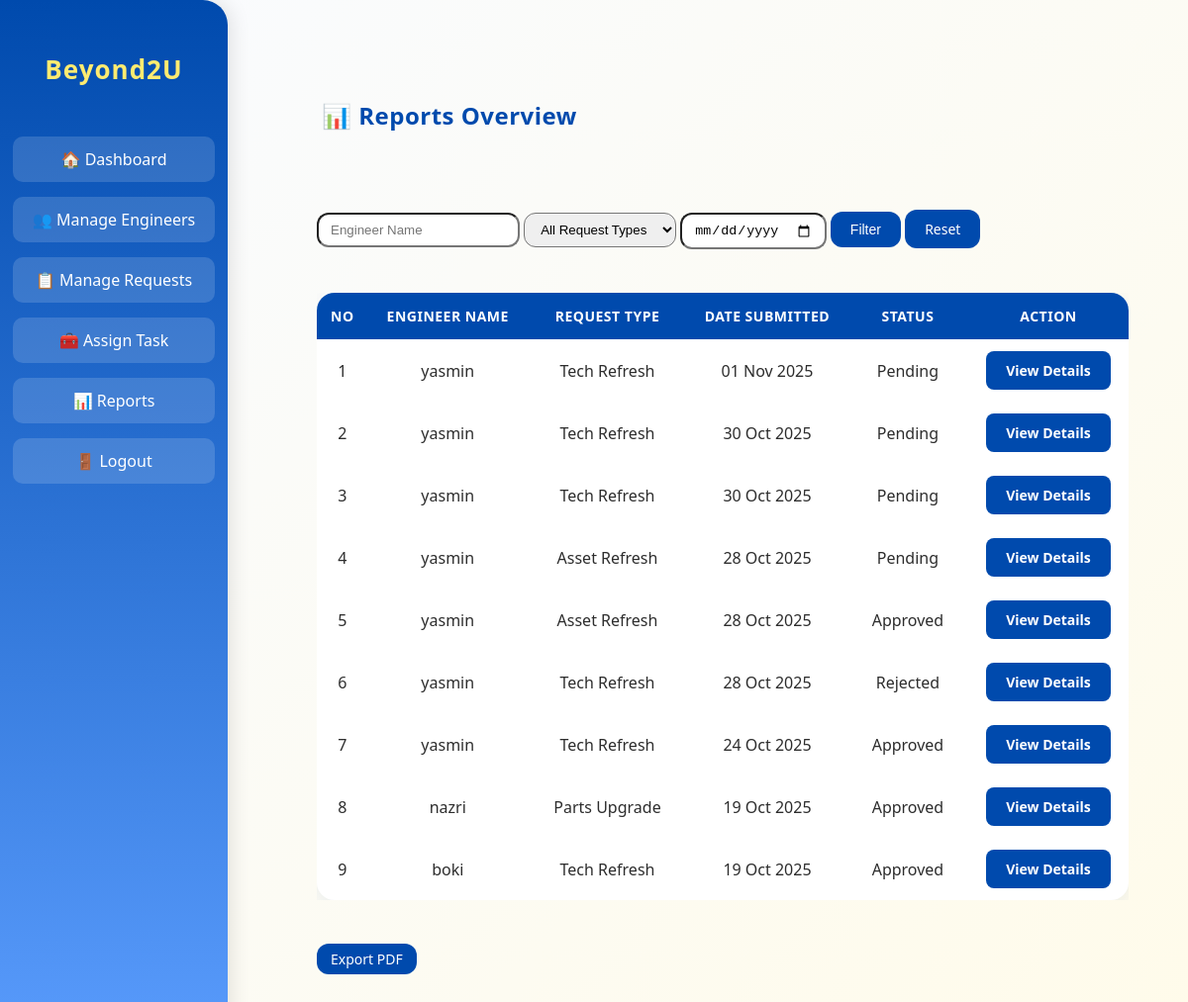
Page /beyond2u/dashboard/teamlead/reports/ (signed in) on the earlier database version.
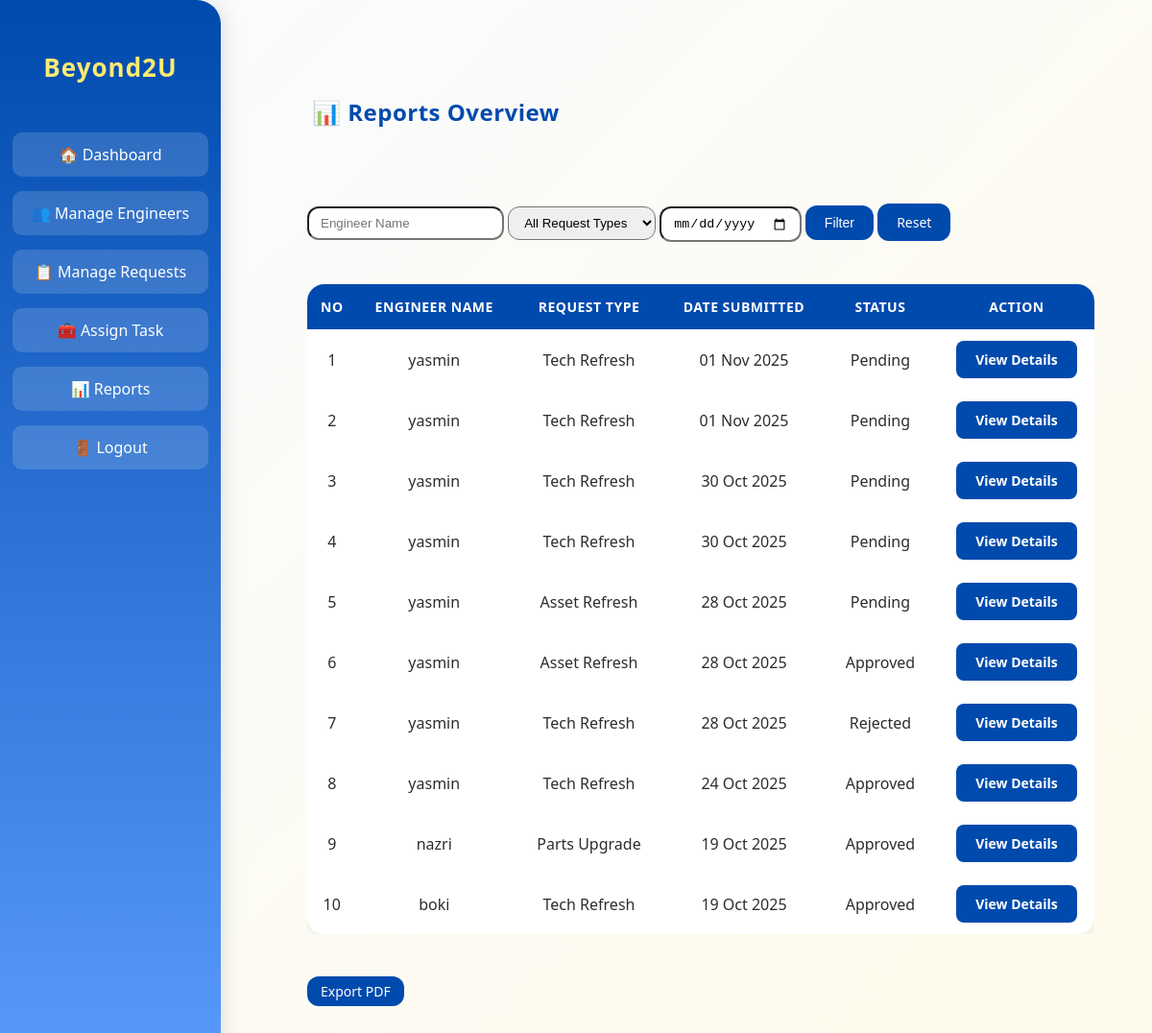
Same page on the later database version.
### inventorySystem/models.py (models this page shows, shortened)
class Request(models.Model):
    TYPE_CHOICES = [
        ('Asset Refresh', 'Asset Refresh'),
        ('Parts Upgrade', 'Parts Upgrade'),
        ('Tech Refresh', 'Tech Refresh'),
    ]
    STATUS_CHOICES = [
        ('Pending', 'Pending'),
        ('Approved', 'Approved'),
        ('Rejected', 'Rejected'),
    ]
    FORMAT_STATUS_CHOICES = [
        ('Formatted', 'Formatted'),
        ('Not Formatted', 'Not Formatted'),
    ]
    UPLOAD_STATUS_CHOICES = [
        ('Uploaded', 'Uploaded'),
        ('Not Yet', 'Not Yet'),
    ]
    engineer = models.ForeignKey(settings.AUTH_USER_MODEL, on_delete=models.CASCADE)
    type = models.CharField(max_length=50, choices=TYPE_CHOICES)
    location = models.CharField(max_length=100)
    user = models.CharField(max_length=100)
    old_barcode = models.CharField(max_length=100, blank=True, null=True)
    new_barcode = models.CharField(max_length=100, blank=True, null=True)
    old_serial = models.CharField(max_length=100, blank=True, null=True)
    new_serial = models.CharField(max_length=100, blank=True, null=True)
    old_ip = models.GenericIPAddressField(blank=True, null=True)
    new_ip = models.GenericIPAddressField(blank=True, null=True)
    new_mac = models.CharField(max_length=50, blank=True, null=True)
    old_hostname = models.CharField(max_length=100, blank=True, null=True)
    new_hostname = models.CharField(max_length=100, blank=True, null=True)
    start_time = models.DateTimeField(blank=True, null=True)
    end_time = models.DateTimeField(blank=True, null=True)
    rescheduled_date = models.DateField(blank=True, null=True)
    status = models.CharField(max_length=20, choices=STATUS_CHOICES, default='Pending')
    format_status = models.CharField(max_length=20, choices=FORMAT_STATUS_CHOICES, blank=True, null=True)
    upload_status = models.CharField(max_length=20, choices=UPLOAD_STATUS_CHOICES, default='Not Yet')
    reason_not_formatted = models.TextField(blank=True, null=True)
    reason_not_uploaded = models.TextField(blank=True, null=True)
    remarks = models.TextField(blank=True, null=True)
    proof = models.FileField(upload_to='', blank=True, null=True)
    assigned_approver = models.ForeignKey(
        settings.AUTH_USER_MODEL,
        related_name='approver_requests',
        on_delete=models.SET_NULL,
        null=True,
        blank=True
    )
    created_at = models.DateTimeField(auto_now_add=True)
    updated_at = models.DateTimeField(auto_now=True)

class User(AbstractUser):
    ROLE_CHOICES = [
        ('TeamLead', 'Team Lead'),
        ('SystemEngineer', 'System Engineer'),
    ]
    role = models.CharField(max_length=20, choices=ROLE_CHOICES, default='SystemEngineer')

### inventorySystem/views.py (the view, shortened to what this page needs)
# urls.py: path('dashboard/teamlead/reports/', views.reports, name='reports'),
@require_role('TeamLead')
def reports(request):
    engineer_name = request.GET.get('engineer_name', '').strip()
    request_type = request.GET.get('request_type', '').strip()
    date_filter = request.GET.get('start_date', '').strip()
    request_list = []
    reqs = Request.objects.filter(status__in=['Approved', 'Pending', 'Rejected']).order_by('-created_at')
    for r in reqs:
        request_list.append({
            'id': r.id,
            'engineer_name': r.engineer.username if r.engineer else "N/A",
            'request_type': r.type or "General Request",
            'date_submitted': r.created_at.date(),
            'status': r.status,
        })
    techs = TechRefreshRequest.objects.filter(status__in=['Approved', 'Pending', 'Rejected']).order_by('-submitted_at')
    if engineer_name:
        request_list = [r for r in request_list if engineer_name.lower() in r['engineer_name'].lower()]
    if request_type:
        request_list = [r for r in request_list if r['request_type'].lower() == request_type.lower()]
    if date_filter:
        request_list = [r for r in request_list if str(r['date_submitted']) == date_filter]
    request_list.sort(key=lambda x: x['date_submitted'], reverse=True)
    context = {
        'requests': request_list,
        'engineer_name': engineer_name,
        'request_type': request_type,
        'start_date': date_filter,
    }
    return render(request, 'reports.html', context)

### inventorySystem/views.py (called while the page is built, shortened)
def require_role(role):
    def decorator(view_func):
        @wraps(view_func)
        @login_required(login_url='login')
        def _wrapped(request, *args, **kwargs):
            return view_func(request, *args, **kwargs)
        return _wrapped
    return decorator

### inventorySystem/templates/reports.html (shortened to what this page needs)
{% extends 'base.html' %}
{% load static %}
{% block content %}
<div class="reports-container">
  <h2 class="reports-title">📊 Reports Overview</h2>
  <br>
  <br>
<form method="get" class="d-flex justify-content-end align-items-center gap-2 mb-4 flex-wrap">
  <input type="text" name="engineer_name" class="form-control" placeholder="Engineer Name" value="{{ engineer_name }}" style="max-width: 180px;">
  <select name="request_type" class="form-select" style="max-width: 180px;">
    <option value="">All Request Types</option>
  </select>
  <input type="date" name="start_date" class="form-control" value="{{ start_date }}" style="max-width: 170px;">
  <button type="submit" class="btn btn-primary btn-sm rounded-pill px-3">Filter</button>
  <a href="{% url 'reports' %}" class="btn btn-secondary btn-sm rounded-pill px-3">Reset</a>
</form>
<br>
<br>
<div class="table-wrapper mt-4">
  <div style="overflow-x:auto;">
    <table class="table table-bordered text-center">
      <thead class="table-primary">
        <tr>
          <th style="width:5%;">No</th>
          <th style="width:20%;">Engineer Name</th>
          <th style="width:20%;">Request Type</th>
          <th style="width:20%;">Date Submitted</th>
          <th style="width:15%;">Status</th>
          <th style="width:20%;">Action</th>
        </tr>
      </thead>
      <tbody>
        {% for req in requests %}
        <tr>
          <td>{{ forloop.counter }}</td>
          <td>{{ req.engineer_name }}</td>
          <td>{{ req.request_type }}</td>
          <td>{{ req.date_submitted|date:"d M Y" }}</td>
          <td>
            {% if req.status == 'Approved' %}
              <span class="badge bg-success">Approved</span>
            {% elif req.status == 'Pending' %}
              <span class="badge bg-warning text-dark">Pending</span>
            {% else %}
              <span class="badge bg-danger">Rejected</span>
            {% endif %}
          </td>
          <td>
            <a href="{% url 'report_details' req.id %}" class="btn btn-outline-primary btn-sm rounded-pill">
              View Details
            </a>
          </td>
        </tr>
        {% empty %}
        <tr>
          <td colspan="6" class="text-muted text-center">No approved requests found.</td>
        </tr>
        {% endfor %}
      </tbody>
    </table>
  </div>
</div>
<br>
<br>
<div class="export-buttons">
  <a href="{% url 'export_requests_pdf' %}?engineer_name={{ engineer_name }}&request_type={{ request_type }}&start_date={{ start_date }}"
     class="btn btn-danger btn-sm me-2">
     Export PDF
  </a>
</div>
</div>
{% endblock %}

Differences in the rows shown:
added Request: request_type "Tech Refresh"
Other differences:
new list line: "2 01 Nov 2025 Pending View Details"
new list line: "yasmin"
new list line: "Tech Refresh"
